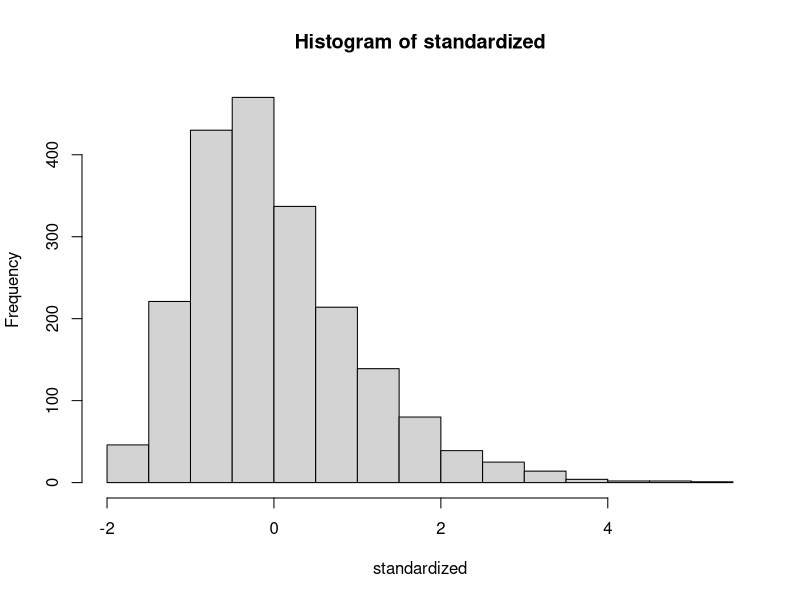
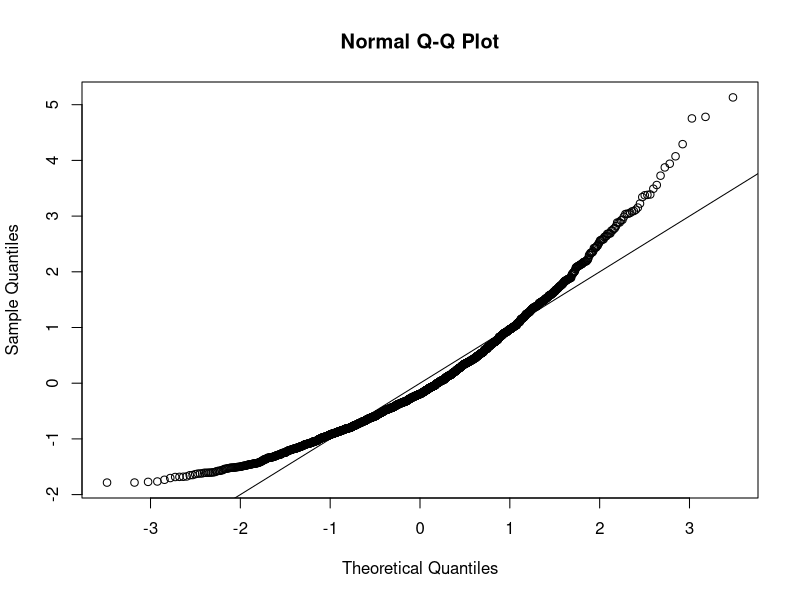
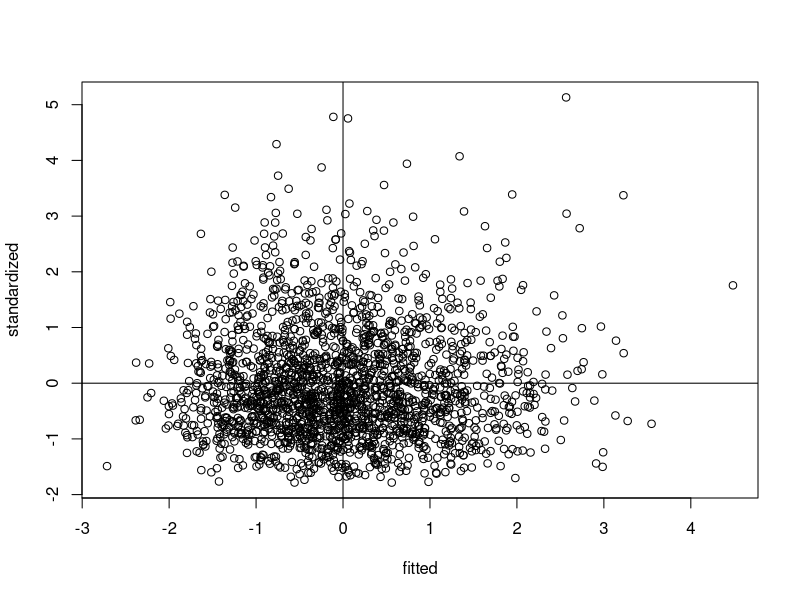
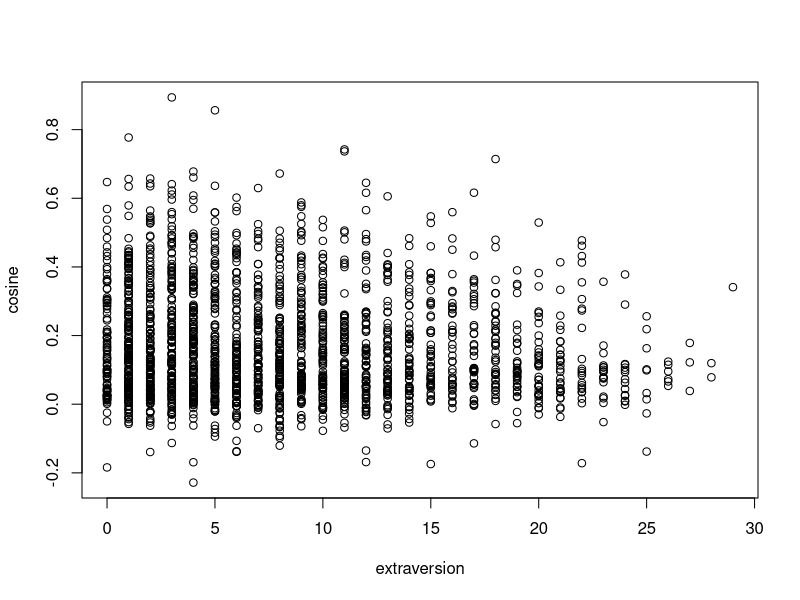

Write R code to recreate these figures, in order. (Note: this script raises an error after producing the figures.)
#####Author's Note#####
###Inferential Analysis of MLSA###
###Created 02/18 by Caleb Marshall (marshall628@live.missouristate.edu)###

####Set working directory and source file####
setwd("~/Desktop/Lab Work/Caleb/Caleb Distinction")

master = read.csv("Analysis Final MLSA.csv")

#install.packages("nlme")
#install.packages("reshape")
library(nlme)
library(reshape)

####Accuracy####
summary(master)
##This dataset is accurate##


####Outliers####
mahal = mahalanobis(master[, -c(1:4)],
                    colMeans(master[, -c(1:4)], na.rm = TRUE),
                    cov(master[, -c(1:4)], use = "pairwise.complete.obs"))
cutoff = qchisq(1-.001, ncol(master[, -c(1:4)]))

summary(mahal < cutoff)
noout = master[mahal < cutoff,]


####Assumptions####
###Multicollinearity###
correlation = cor(master[, -c(1:4)], use = "pairwise.complete.obs")
symnum(correlation)

###Set-up###
random = rchisq(nrow(master), 7)
fake = lm(random ~ ., data = master[,-c(1:4)])
fitted = scale(fake$fitted.values)
standardized = rstudent(fake)

###Normality###
hist(standardized)

###Linearity###
qqnorm(standardized)
abline(0,1)

###Heteroz vs. Homoz###
plot(fitted, standardized)
abline(0,0)
abline(v = 0)

######Analysis######
####Initial Models####
###Intercept only Linear Model###
model1 = gls(cosine ~ 1,
             data = master,
             method = "ML",
             na.action = "na.omit")
summary(model1)

###Random Intercept Model###
model2 = lme(cosine ~ 1,
          data = master,
          method = "ML",
          na.action = "na.omit",
          random = ~1|male_partno)
summary(model2)

####Openness####
###Random Intercept with Predictor###
ope_model1 = lme(cosine ~ openness,
             data = master,
             method = "ML",
             na.action = "na.omit",
             random = ~1|male_partno)
summary(ope_model1)

##Anova for comparison##
anova(model1, model2, ope_model1)

####Extraversion####
###Random Intercept with Predictor###
ext_model1 = lme(cosine ~ extraversion,
             data = master,
             method = "ML",
             na.action = "na.omit",
             random = ~1|male_partno)
summary(ext_model1)

with(master, plot(extraversion, cosine))

###Model ANOVA###
anova(model1, model2, ext_model1)

####Agreeableness####
options(scipen = 999)
###Random Intercept with Predictor###
agrb_model1 = lme(cosine ~ agreeableness,
                  data = master,
                  method = "ML",
                  na.action = "na.omit",
                  random = ~1|male_partno)
summary(agrb_model1)

###Model ANOVA###
anova(model1, model2, agrb_model1, agrb_model2)

####Conscientiousness####
###Random Intercept with Predictor###
conscs_model1 = lme(cosine ~ conscientiousness,
                  data = master,
                  method = "ML",
                  na.action = "na.omit",
                  random = ~1|male_partno)
summary(conscs_model1)

###Model ANOVA###
anova(model1, model2, conscs_model1)

####Emotional-Stability####
###Random Intercept with Predictor###
emo_model1 = lme(cosine ~ emotional_stability,
                    data = master,
                    method = "ML",
                    na.action = "na.omit",
                    random = ~1|male_partno)
summary(emo_model1)

###Model ANOVA###
anova(model1, model2, emo_model1)
